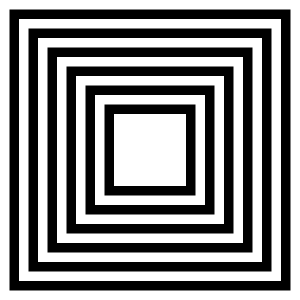
Frame 1 (no input)
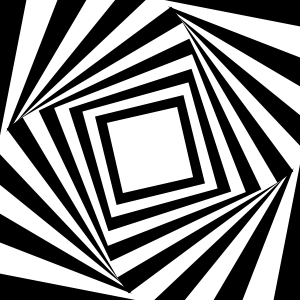
Frame 60 (the mouse pressed at the canvas centre just before this capture)
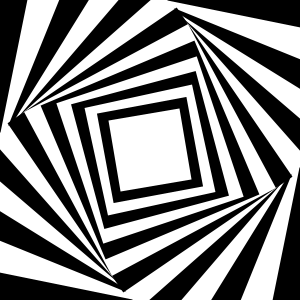
Frame 120 (the mouse held since frame 60 and released just before this capture)

The Processing sketch that drew these frames (run headless with seeded random() and noise(); from frame 60 on, the mouse is pressed at the canvas centre):

// Processing sketch: Rotating_Square
// ── Rotating_Square.pde
void setup() {
  size(300, 300);
}
int w =300, N=13, r=0;
float t=0, k=0;
void draw() {
  background(#000000);
  float dw = 250/N;
  translate(width/2, height/2);
  noStroke();
  rectMode(CENTER);
  for (int i=0; i<N; i++) { 
    rotate(radians(t*(N-i)));
    if (i%2==0)fill(-1);
    else fill(#000000);
    rect(0, 0, w-i*dw, w-i*dw, r*(N-i), r*(N-i), r*(N-i), r*(N-i) );
  }
  t = sin(radians(k));
  k++;
}
